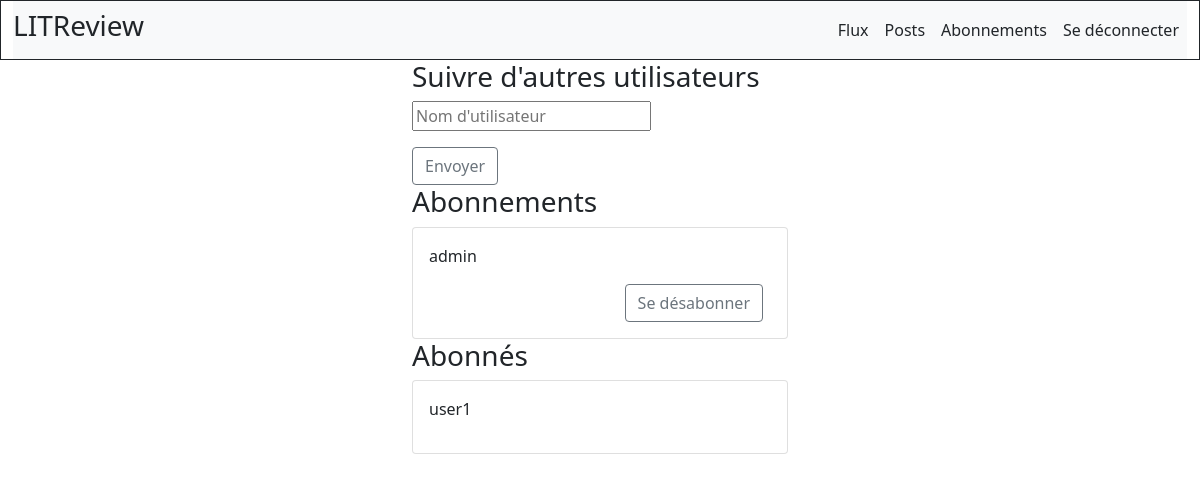
The app's page /follow/ (signed in), older data.
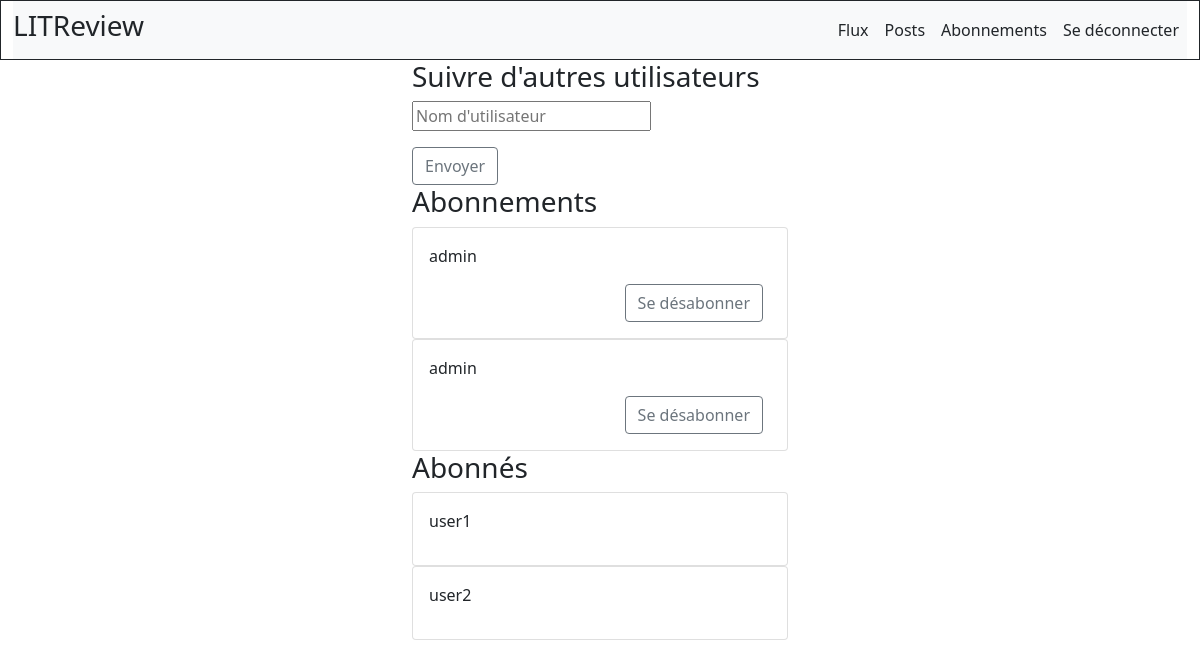
The same page, newer data.
### content/models.py (models this page shows)
class UserFollows(models.Model):
    user = models.ForeignKey(
        to=settings.AUTH_USER_MODEL, on_delete=models.CASCADE, related_name='following')
    followed_user = models.ForeignKey(
        to=settings.AUTH_USER_MODEL, on_delete=models.CASCADE, related_name='followed_by')
    class Meta:
        verbose_name_plural = 'User Follows'
        unique_together = ('user', 'followed_user', )

### accounts/models.py (models this page shows)
class User(AbstractUser):
	class Meta:
		abstract=False

### content/views.py (the view)
# urls.py: path('follow/', views.follow, name='follow'),
@login_required
def follow(request):
	if request.method == 'POST':
		subscribing_form = SubscribingForm(request.POST)
		return redirect('content:flux')
	else:
		subscribing_form = SubscribingForm()
	user_following = UserFollows.objects.filter(user=request.user)
	user_followed_by = UserFollows.objects.filter(user=request.user)
	context = {
		'subscribing_form': subscribing_form,
		'user_following': user_following,
		'user_followed_by': user_followed_by
	}
	return render(request, "content/follow.html", context)

### content/forms.py
class SubscribingForm(forms.ModelForm):
	followed_user = forms.CharField(label="", widget=forms.TextInput(attrs={'placeholder': "Nom d'utilisateur"}))
	class Meta:
		model = UserFollows
		fields = ['followed_user']

### content/Templates/content/follow.html (shortened to what this page needs)
{% extends 'base.html' %}
{% block content_box_3 %}
  <div class="container col-md-4 justify-content-center">
   <h3>Suivre d'autres utilisateurs</h3>
     <div>
     <form method="post", action="">
         {{ subscribing_form.as_p }}
         <button class="btn btn-outline-secondary">Envoyer</button>
     </form>
     </div>
    <h3>Abonnements</h3>
  {% for followed in user_followed_by %}
           <div class="card">
              <div class="card-body">
                <p class="card-text">{{ followed.user }}</p>
                  <div class="d-grid gap-2 d-md-flex justify-content-md-end">
                    <a href="{% url 'content:follow' %}" class="btn btn-outline-secondary me-md-2">Se désabonner</a>
                  </div>
              </div>
            </div>
      {% endfor %}
    <h3>Abonnés</h3>
      {% for following in user_following %}
          <div class="card">
              <div class="card-body">
                <p class="card-text"> {{ following.followed_user }}</p>
              </div>
            </div>
      {% endfor %}
</div>
{% endblock content_box_3 %}

Row changes from the older to the newer data that the page shows:
added UserFollows: user "admin", followed_user "user2"
